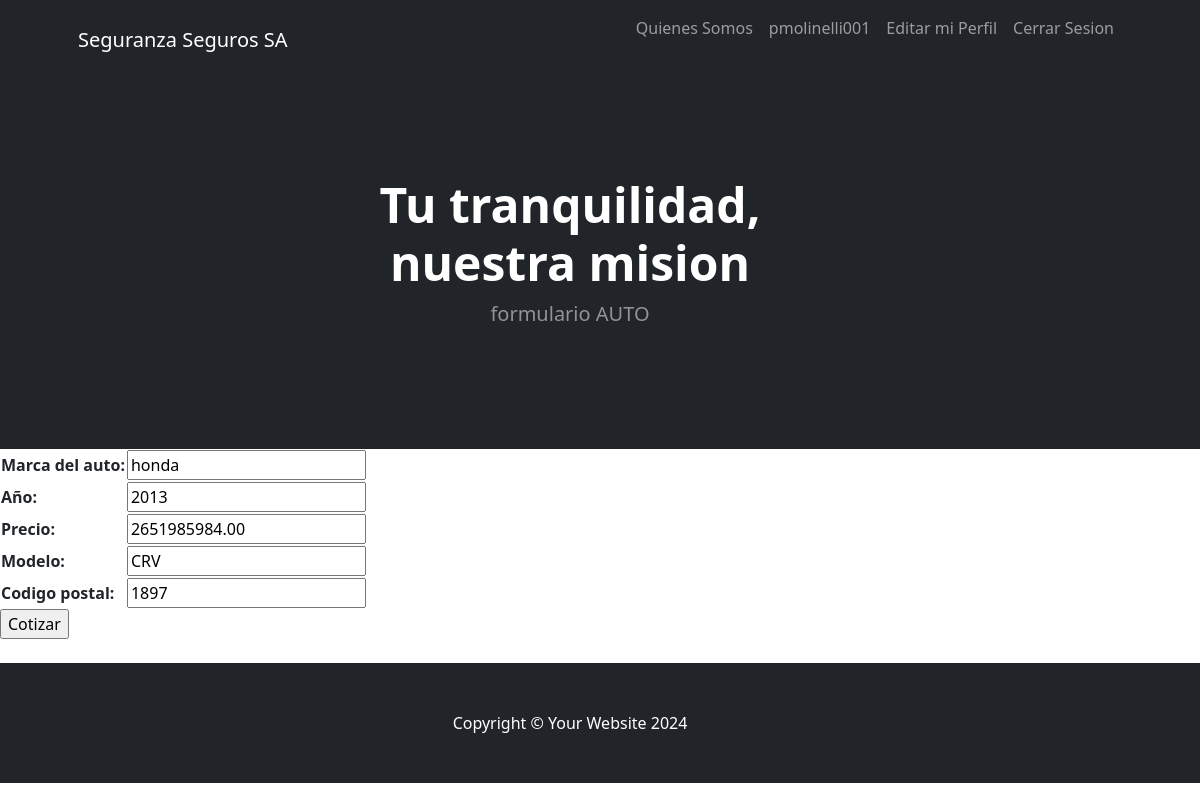
The app's page /autoUpdate/6/ (signed in) with its own data.
### app/models.py (models this page shows, shortened)
class Auto(models.Model):
    marca_del_auto= models.CharField(max_length=40)
    año = models.IntegerField()
    precio = models.DecimalField(max_digits=50, decimal_places=2)
    modelo = models.CharField(max_length=20)
    codigo_postal = models.CharField(max_length=7)
    class Meta:
        verbose_name = "Auto"
        verbose_name_plural ="Auto"
        ordering = ["marca_del_auto"]

### app/views.py (the view)
# urls.py: path('autoUpdate/<int:pk>/',AutoUpdate.as_view(), name="autoUpdate"),
class AutoUpdate(LoginRequiredMixin,UpdateView):
    model = Auto
    fields = ['marca_del_auto','año','precio','modelo','codigo_postal']
    success_url=reverse_lazy("auto")

### app/templates/app/auto_form.html (shortened to what this page needs)
{%extends "app/index.html"%}
{%block titulo%}
<p class="lead text-white-50 mb-4">formulario AUTO</p>
{%endblock titulo%}
{%block contenido%}
<form action="" method="post">
    <table>
        {{form.as_table }}
    </table>
    <input type="submit" value="Cotizar">
</form>
<br>
{%endblock contenido%}

### app/templates/app/index.html (shortened to what this page needs)
<!DOCTYPE html>
<html lang="en">
    <head>
        {%load static%}
        <link href="https://cdn.jsdelivr.net/npm/bootstrap-icons@1.4.1/font/bootstrap-icons.css" rel="stylesheet" />
        <link href="{% static 'css/styles.css'%}" rel="stylesheet" />
        <link href="https://cdnjs.cloudflare.com/ajax/libs/font-awesome/5.15.4/css/all.min.css" rel="stylesheet">
        <link href="https://cdn.jsdelivr.net/npm/bootstrap-icons@1.5.0/font/bootstrap-icons.css" rel="stylesheet">
    </head>
    <body>
        <nav class="navbar navbar-expand-lg navbar-dark bg-dark">
            <div class="container px-5">
                <a class="navbar-brand" href="{% url 'home' %}">Seguranza Seguros SA</a>
                <div class="collapse navbar-collapse" id="navbarSupportedContent">
                    <ul class="navbar-nav ms-auto mb-2 mb-lg-0">
                        <li class="nav-item"><a class="nav-link" href="{% url 'quienes_somos' %}">Quienes Somos</a></li>
                        {% if user.is_authenticated%}
                        <li class="nav-item"><a class="nav-link"> {{user.username}}</a></li>
                        <li class="nav-item"><a class="nav-link" href="{% url 'perfil' %}"> Editar mi Perfil</a>
                        <br>
                        <li class="nav-item"><a class="nav-link" href="{% url 'logout' %}"> Cerrar Sesion</a></li>
                        {% else %}
                        <li class="nav-item"><a class="nav-link" href="{% url 'login'%}">Iniciar Sesion</a></li>
                        <br>
                        <a class="nav-link" href="{% url 'registro' %}">Registrarme</a>
                        {%endif%}
                    </ul>
                </div>
            </div>
        </nav>
        <header class="bg-dark py-5">
            <div class="container px-5">
                <div class="row gx-5 justify-content-center">
                    <div class="col-lg-6">
                        <div class="text-center my-5">
                            <h1 class="display-5 fw-bolder text-white mb-2">Tu tranquilidad, nuestra mision</h1>
                            {%block titulo%}{%endblock titulo%}
                        </div>
                    </div>
                </div>
            </div>
        </header>
        {%block contenido%}{%endblock contenido%}
        <footer class="py-5 bg-dark">
            <div class="container px-5"><p class="m-0 text-center text-white">Copyright &copy; Your Website 2024</p></div>
        </footer>
    </body>
</html>

### records on screen
Auto: marca_del_auto "honda", año "2013", precio "2651985984.00", modelo "CRV", codigo_postal "1897"

### other values on screen
{{ user.username }} "pmolinelli001"
